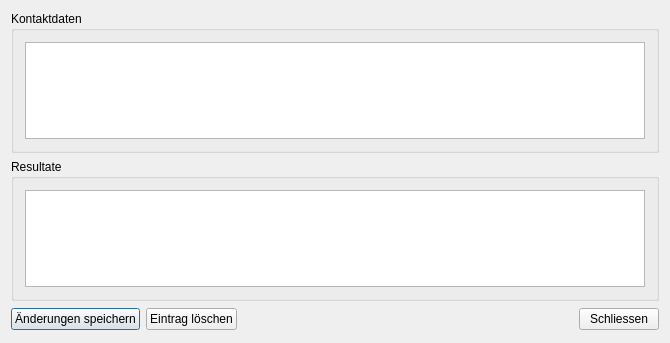
<ui version="4.0" >
 <class>TableEditDialogClass</class>
 <widget class="QDialog" name="TableEditDialogClass" >
  <property name="geometry" >
   <rect>
    <x>0</x>
    <y>0</y>
    <width>670</width>
    <height>343</height>
   </rect>
  </property>
  <property name="sizePolicy" >
   <sizepolicy vsizetype="Preferred" hsizetype="Preferred" >
    <horstretch>0</horstretch>
    <verstretch>0</verstretch>
   </sizepolicy>
  </property>
  <property name="windowTitle" >
   <string>TableEditDialog</string>
  </property>
  <layout class="QGridLayout" >
   <item row="0" column="0" >
    <widget class="QGroupBox" name="groupBox" >
     <property name="title" >
      <string>Kontaktdaten</string>
     </property>
     <layout class="QGridLayout" >
      <item row="0" column="0" >
       <widget class="QTableView" name="KontaktdatenTable" />
      </item>
     </layout>
    </widget>
   </item>
   <item row="1" column="0" >
    <widget class="QGroupBox" name="groupBox_2" >
     <property name="title" >
      <string>Resultate</string>
     </property>
     <layout class="QGridLayout" >
      <item row="0" column="0" >
       <widget class="QTableView" name="ResultateTable" />
      </item>
     </layout>
    </widget>
   </item>
   <item row="2" column="0" >
    <layout class="QHBoxLayout" >
     <item>
      <widget class="QPushButton" name="BestaetigenButton" >
       <property name="text" >
        <string>Änderungen speichern</string>
       </property>
      </widget>
     </item>
     <item>
      <widget class="QPushButton" name="loeschenButton" >
       <property name="text" >
        <string>Eintrag löschen</string>
       </property>
      </widget>
     </item>
     <item>
      <spacer>
       <property name="orientation" >
        <enum>Qt::Horizontal</enum>
       </property>
       <property name="sizeHint" >
        <size>
         <width>281</width>
         <height>25</height>
        </size>
       </property>
      </spacer>
     </item>
     <item>
      <widget class="QPushButton" name="VerwerfenButton" >
       <property name="text" >
        <string>Schliessen</string>
       </property>
      </widget>
     </item>
    </layout>
   </item>
  </layout>
 </widget>
 <layoutdefault spacing="6" margin="11" />
 <resources/>
 <connections/>
</ui>
